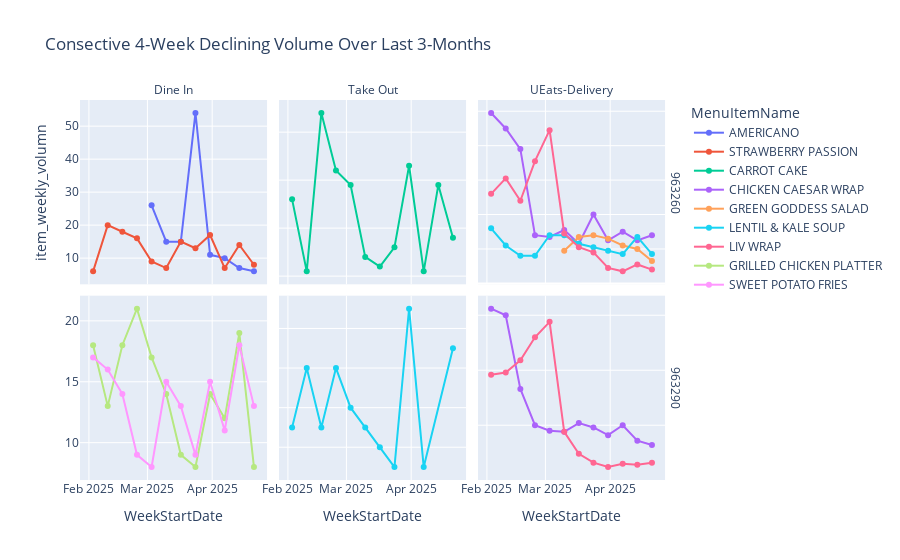

Notebook code cell kept with this figure:
### Code cell
weeks=4
months=3
show_graphs=True
filtered_df=x_weeks_consecutive_decline_y_month(high_volume_items, weeks, months,show_graphs)

### Figure 1 — Plotly figure (JSON) as saved in the notebook; plotly's stock layout.template omitted (floating-point values rounded to 4 significant figures)
{"data": [{"hovertemplate": "MenuItemName=AMERICANO<br>StoreId=963260<br>OrderType=Dine In<br>WeekStartDate=%{x}<br>item_weekly_volumn=%{y}<extra></extra>", "legendgroup": "AMERICANO", "line": {"color": "#636efa", "dash": "solid"}, "marker": {"symbol": "circle"}, "mode": "markers+lines", "name": "AMERICANO", "orientation": "v", "showlegend": true, "type": "scatter", "x": ["2025-03-03T00:00:00", "2025-03-10T00:00:00", "2025-03-17T00:00:00", "2025-03-24T00:00:00", "2025-03-31T00:00:00", "2025-04-07T00:00:00", "2025-04-14T00:00:00", "2025-04-21T00:00:00"], "xaxis": "x4", "y": [26, 15, 15, 54, 11, 10, 7, 6], "yaxis": "y4"}, {"hovertemplate": "MenuItemName=STRAWBERRY PASSION<br>StoreId=963260<br>OrderType=Dine In<br>WeekStartDate=%{x}<br>item_weekly_volumn=%{y}<extra></extra>", "legendgroup": "STRAWBERRY PASSION", "line": {"color": "#EF553B", "dash": "solid"}, "marker": {"symbol": "circle"}, "mode": "markers+lines", "name": "STRAWBERRY PASSION", "orientation": "v", "showlegend": true, "type": "scatter", "x": ["2025-02-03T00:00:00", "2025-02-10T00:00:00", "2025-02-17T00:00:00", "2025-02-24T00:00:00", "2025-03-03T00:00:00", "2025-03-10T00:00:00", "2025-03-17T00:00:00", "2025-03-24T00:00:00", "2025-03-31T00:00:00", "2025-04-07T00:00:00", "2025-04-14T00:00:00", "2025-04-21T00:00:00"], "xaxis": "x4", "y": [6, 20, 18, 16, 9, 7, 15, 13, 17, 7, 14, 8], "yaxis": "y4"}, {"hovertemplate": "MenuItemName=CARROT CAKE<br>StoreId=963260<br>OrderType=Take Out<br>WeekStartDate=%{x}<br>item_weekly_volumn=%{y}<extra></extra>", "legendgroup": "CARROT CAKE", "line": {"color": "#00cc96", "dash": "solid"}, "marker": {"symbol": "circle"}, "mode": "markers+lines", "name": "CARROT CAKE", "orientation": "v", "showlegend": true, "type": "scatter", "x": ["2025-02-03T00:00:00", "2025-02-10T00:00:00", "2025-02-17T00:00:00", "2025-02-24T00:00:00", "2025-03-03T00:00:00", "2025-03-10T00:00:00", "2025-03-17T00:00:00", "2025-03-24T00:00:00", "2025-03-31T00:00:00", "2025-04-07T00:00:00", "2025-04-14T00:00:00", "2025-04-21T00:00:00"], "xaxis": "x5", "y": [36, 21, 54, 42, 39, 24, 22, 26, 43, 21, 39, 28], "yaxis": "y5"}, {"hovertemplate": "MenuItemName=CHICKEN CAESAR WRAP<br>StoreId=963260<br>OrderType=UEats-Delivery<br>WeekStartDate=%{x}<br>item_weekly_volumn=%{y}<extra></extra>", "legendgroup": "CHICKEN CAESAR WRAP", "line": {"color": "#ab63fa", "dash": "solid"}, "marker": {"symbol": "circle"}, "mode": "markers+lines", "name": "CHICKEN CAESAR WRAP", "orientation": "v", "showlegend": true, "type": "scatter", "x": ["2025-02-03T00:00:00", "2025-02-10T00:00:00", "2025-02-17T00:00:00", "2025-02-24T00:00:00", "2025-03-03T00:00:00", "2025-03-10T00:00:00", "2025-03-17T00:00:00", "2025-03-24T00:00:00", "2025-03-31T00:00:00", "2025-04-07T00:00:00", "2025-04-14T00:00:00", "2025-04-21T00:00:00"], "xaxis": "x6", "y": [99, 90, 78, 28, 27, 31, 23, 40, 25, 30, 25, 28], "yaxis": "y6"}, {"hovertemplate": "MenuItemName=CHICKEN CAESAR WRAP<br>StoreId=963290<br>OrderType=UEats-Delivery<br>WeekStartDate=%{x}<br>item_weekly_volumn=%{y}<extra></extra>", "legendgroup": "CHICKEN CAESAR WRAP", "line": {"color": "#ab63fa", "dash": "solid"}, "marker": {"symbol": "circle"}, "mode": "markers+lines", "name": "CHICKEN CAESAR WRAP", "orientation": "v", "showlegend": false, "type": "scatter", "x": ["2025-02-03T00:00:00", "2025-02-10T00:00:00", "2025-02-17T00:00:00", "2025-02-24T00:00:00", "2025-03-03T00:00:00", "2025-03-10T00:00:00", "2025-03-17T00:00:00", "2025-03-24T00:00:00", "2025-03-31T00:00:00", "2025-04-07T00:00:00", "2025-04-14T00:00:00", "2025-04-21T00:00:00"], "xaxis": "x3", "y": [156, 150, 83, 50, 45, 44, 52, 48, 41, 50, 36, 32], "yaxis": "y3"}, {"hovertemplate": "MenuItemName=GREEN GODDESS SALAD<br>StoreId=963260<br>OrderType=UEats-Delivery<br>WeekStartDate=%{x}<br>item_weekly_volumn=%{y}<extra></extra>", "legendgroup": "GREEN GODDESS SALAD", "line": {"color": "#FFA15A", "dash": "solid"}, "marker": {"symbol": "circle"}, "mode": "markers+lines", "name": "GREEN GODDESS SALAD", "orientation": "v", "showlegend": true, "type": "scatter", "x": ["2025-03-10T00:00:00", "2025-03-17T00:00:00", "2025-03-24T00:00:00", "2025-03-31T00:00:00", "2025-04-07T00:00:00", "2025-04-14T00:00:00", "2025-04-21T00:00:00"], "xaxis": "x6", "y": [19, 27, 28, 26, 22, 20, 13], "yaxis": "y6"}, {"hovertemplate": "MenuItemName=LENTIL & KALE SOUP<br>StoreId=963260<br>OrderType=UEats-Delivery<br>WeekStartDate=%{x}<br>item_weekly_volumn=%{y}<extra></extra>", "legendgroup": "LENTIL & KALE SOUP", "line": {"color": "#19d3f3", "dash": "solid"}, "marker": {"symbol": "circle"}, "mode": "markers+lines", "name": "LENTIL & KALE SOUP", "orientation": "v", "showlegend": true, "type": "scatter", "x": ["2025-02-03T00:00:00", "2025-02-10T00:00:00", "2025-02-17T00:00:00", "2025-02-24T00:00:00", "2025-03-03T00:00:00", "2025-03-10T00:00:00", "2025-03-17T00:00:00", "2025-03-24T00:00:00", "2025-03-31T00:00:00", "2025-04-07T00:00:00", "2025-04-14T00:00:00", "2025-04-21T00:00:00"], "xaxis": "x6", "y": [32, 22, 16, 16, 28, 28, 23, 21, 19, 17, 27, 17], "yaxis": "y6"}, {"hovertemplate": "MenuItemName=LENTIL & KALE SOUP<br>StoreId=963290<br>OrderType=Take Out<br>WeekStartDate=%{x}<br>item_weekly_volumn=%{y}<extra></extra>", "legendgroup": "LENTIL & KALE SOUP", "line": {"color": "#19d3f3", "dash": "solid"}, "marker": {"symbol": "circle"}, "mode": "markers+lines", "name": "LENTIL & KALE SOUP", "orientation": "v", "showlegend": false, "type": "scatter", "x": ["2025-02-03T00:00:00", "2025-02-10T00:00:00", "2025-02-17T00:00:00", "2025-02-24T00:00:00", "2025-03-03T00:00:00", "2025-03-10T00:00:00", "2025-03-17T00:00:00", "2025-03-24T00:00:00", "2025-03-31T00:00:00", "2025-04-07T00:00:00", "2025-04-21T00:00:00"], "xaxis": "x2", "y": [11, 14, 11, 14, 12, 11, 10, 9, 17, 9, 15], "yaxis": "y2"}, {"hovertemplate": "MenuItemName=LIV WRAP<br>StoreId=963260<br>OrderType=UEats-Delivery<br>WeekStartDate=%{x}<br>item_weekly_volumn=%{y}<extra></extra>", "legendgroup": "LIV WRAP", "line": {"color": "#FF6692", "dash": "solid"}, "marker": {"symbol": "circle"}, "mode": "markers+lines", "name": "LIV WRAP", "orientation": "v", "showlegend": true, "type": "scatter", "x": ["2025-02-03T00:00:00", "2025-02-10T00:00:00", "2025-02-17T00:00:00", "2025-02-24T00:00:00", "2025-03-03T00:00:00", "2025-03-10T00:00:00", "2025-03-17T00:00:00", "2025-03-24T00:00:00", "2025-03-31T00:00:00", "2025-04-07T00:00:00", "2025-04-14T00:00:00", "2025-04-21T00:00:00"], "xaxis": "x6", "y": [52, 61, 48, 71, 89, 29, 21, 18, 9, 7, 11, 8], "yaxis": "y6"}, {"hovertemplate": "MenuItemName=LIV WRAP<br>StoreId=963290<br>OrderType=UEats-Delivery<br>WeekStartDate=%{x}<br>item_weekly_volumn=%{y}<extra></extra>", "legendgroup": "LIV WRAP", "line": {"color": "#FF6692", "dash": "solid"}, "marker": {"symbol": "circle"}, "mode": "markers+lines", "name": "LIV WRAP", "orientation": "v", "showlegend": false, "type": "scatter", "x": ["2025-02-03T00:00:00", "2025-02-10T00:00:00", "2025-02-17T00:00:00", "2025-02-24T00:00:00", "2025-03-03T00:00:00", "2025-03-10T00:00:00", "2025-03-17T00:00:00", "2025-03-24T00:00:00", "2025-03-31T00:00:00", "2025-04-07T00:00:00", "2025-04-14T00:00:00", "2025-04-21T00:00:00"], "xaxis": "x3", "y": [96, 98, 109, 130, 144, 44, 24, 16, 12, 15, 14, 16], "yaxis": "y3"}, {"hovertemplate": "MenuItemName=GRILLED CHICKEN PLATTER<br>StoreId=963290<br>OrderType=Dine In<br>WeekStartDate=%{x}<br>item_weekly_volumn=%{y}<extra></extra>", "legendgroup": "GRILLED CHICKEN PLATTER", "line": {"color": "#B6E880", "dash": "solid"}, "marker": {"symbol": "circle"}, "mode": "markers+lines", "name": "GRILLED CHICKEN PLATTER", "orientation": "v", "showlegend": true, "type": "scatter", "x": ["2025-02-03T00:00:00", "2025-02-10T00:00:00", "2025-02-17T00:00:00", "2025-02-24T00:00:00", "2025-03-03T00:00:00", "2025-03-10T00:00:00", "2025-03-17T00:00:00", "2025-03-24T00:00:00", "2025-03-31T00:00:00", "2025-04-07T00:00:00", "2025-04-14T00:00:00", "2025-04-21T00:00:00"], "xaxis": "x", "y": [18, 13, 18, 21, 17, 14, 9, 8, 14, 12, 19, 8], "yaxis": "y"}, {"hovertemplate": "MenuItemName=SWEET POTATO FRIES<br>StoreId=963290<br>OrderType=Dine In<br>WeekStartDate=%{x}<br>item_weekly_volumn=%{y}<extra></extra>", "legendgroup": "SWEET POTATO FRIES", "line": {"color": "#FF97FF", "dash": "solid"}, "marker": {"symbol": "circle"}, "mode": "markers+lines", "name": "SWEET POTATO FRIES", "orientation": "v", "showlegend": true, "type": "scatter", "x": ["2025-02-03T00:00:00", "2025-02-10T00:00:00", "2025-02-17T00:00:00", "2025-02-24T00:00:00", "2025-03-03T00:00:00", "2025-03-10T00:00:00", "2025-03-17T00:00:00", "2025-03-24T00:00:00", "2025-03-31T00:00:00", "2025-04-07T00:00:00", "2025-04-14T00:00:00", "2025-04-21T00:00:00"], "xaxis": "x", "y": [17, 16, 14, 9, 8, 15, 13, 9, 15, 11, 18, 13], "yaxis": "y"}], "layout": {"annotations": [{"font": {}, "showarrow": false, "text": "Dine In", "x": 0.1567, "xanchor": "center", "xref": "paper", "y": 1, "yanchor": "bottom", "yref": "paper"}, {"font": {}, "showarrow": false, "text": "Take Out", "x": 0.49, "xanchor": "center", "xref": "paper", "y": 1, "yanchor": "bottom", "yref": "paper"}, {"font": {}, "showarrow": false, "text": "UEats-Delivery", "x": 0.8233, "xanchor": "center", "xref": "paper", "y": 1, "yanchor": "bottom", "yref": "paper"}, {"font": {}, "showarrow": false, "text": "963290", "textangle": 90, "x": 0.98, "xanchor": "left", "xref": "paper", "y": 0.2425, "yanchor": "middle", "yref": "paper"}, {"font": {}, "showarrow": false, "text": "963260", "textangle": 90, "x": 0.98, "xanchor": "left", "xref": "paper", "y": 0.7575, "yanchor": "middle", "yref": "paper"}], "legend": {"title": {"text": "MenuItemName"}, "tracegroupgap": 0}, "title": {"text": "Consective 4-Week Declining Volume Over Last 3-Months"}, "xaxis": {"anchor": "y", "domain": [0, 0.3133], "title": {"text": "WeekStartDate"}}, "xaxis2": {"anchor": "y2", "domain": [0.3333, 0.6467], "matches": "x", "title": {"text": "WeekStartDate"}}, "xaxis3": {"anchor": "y3", "domain": [0.6667, 0.98], "matches": "x", "title": {"text": "WeekStartDate"}}, "xaxis4": {"anchor": "y4", "domain": [0, 0.3133], "matches": "x", "showticklabels": false}, "xaxis5": {"anchor": "y5", "domain": [0.3333, 0.6467], "matches": "x", "showticklabels": false}, "xaxis6": {"anchor": "y6", "domain": [0.6667, 0.98], "matches": "x", "showticklabels": false}, "yaxis": {"anchor": "x", "domain": [0, 0.485], "title": {}}, "yaxis2": {"anchor": "x2", "domain": [0, 0.485], "showticklabels": false}, "yaxis3": {"anchor": "x3", "domain": [0, 0.485], "showticklabels": false}, "yaxis4": {"anchor": "x4", "domain": [0.515, 1], "title": {"text": "item_weekly_volumn"}}, "yaxis5": {"anchor": "x5", "domain": [0.515, 1], "showticklabels": false}, "yaxis6": {"anchor": "x6", "domain": [0.515, 1], "showticklabels": false}}}
